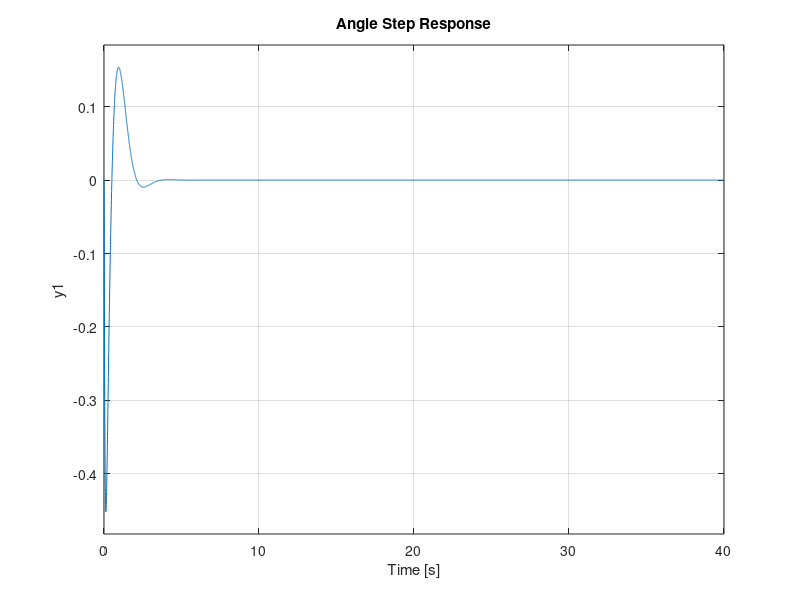
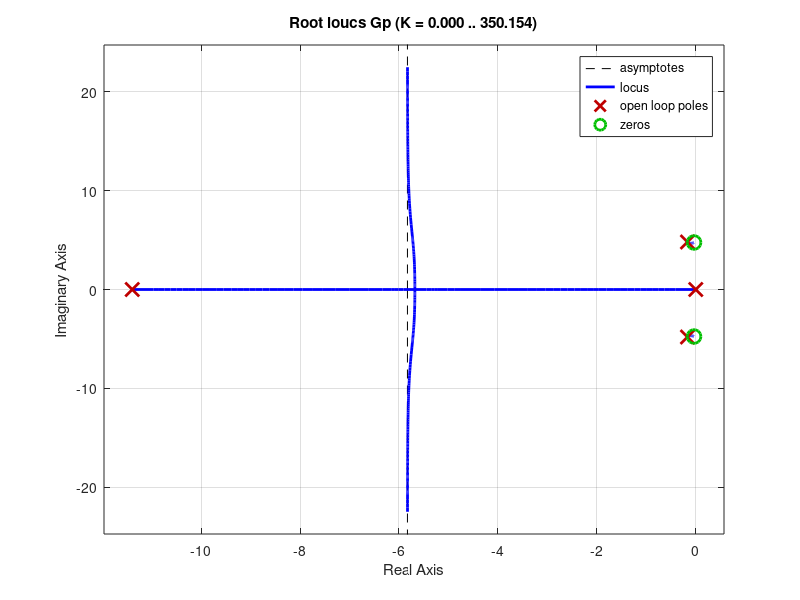

Here is the MATLAB script that generated these plots, in order: (Note: this script raises an error after producing the figures.)
% K (change)
K = 45.7;

% Given parameters
OS = 0.07;
t_s = 2.5; % seconds
t_r = 1.2; % seconds

% Given constants
k1 = 6.8298;
k2 = -8.9617;
k3 = 3.7447;
k4 = 1;

% Calculations
s = tf('s');
zeta = -1*log(OS)/sqrt(3.1415926^2 + (log(OS))^2);
w_n = 4/(t_r*zeta);
sigma = w_n*zeta;
w_d = w_n*sqrt(1-zeta^2);

% Open loop transfer functions
Ga = tf([-3.526 0.007218],[1 11.73 26.96 263.3]);
Gp = tf([1.53 0.1114 34.59],[1 11.73 26.96 263.3 0]);

% Closed loop Position Transfer Function
Gp_prime = series(K*k1,Gp);
Hp = parallel((((k2+s*k4)/k1)*Ga/Gp),(s*k3/k1));
Hp = parallel(Hp,1);
PositionSys = feedback(Gp_prime,Hp)
%PositionSys = PositionSys + 1;

% Closed loop Angle Transfer Function
Ga_prime = series(K*k1*Gp,Ga/Gp);
Ha = parallel(((k3*s/k1 + 1)*Gp/Ga),(k2+s*k4)/k1);
AngleSys = feedback(Ga_prime,Ha);

figure(1)
subplot(2,2,1)
pzmap(PositionSys)
title('Position')
subplot(2,2,2)
step(PositionSys)
title('Position Step Response')
subplot(2,2,3)
pzmap(AngleSys)
title('Angle')
subplot(2,2,4)
step(AngleSys)
title('Angle Step Response')

figure(2)
rlocus(Gp)
sgrid(zeta,0)
%[K,poles]=rlocfind(Gp);